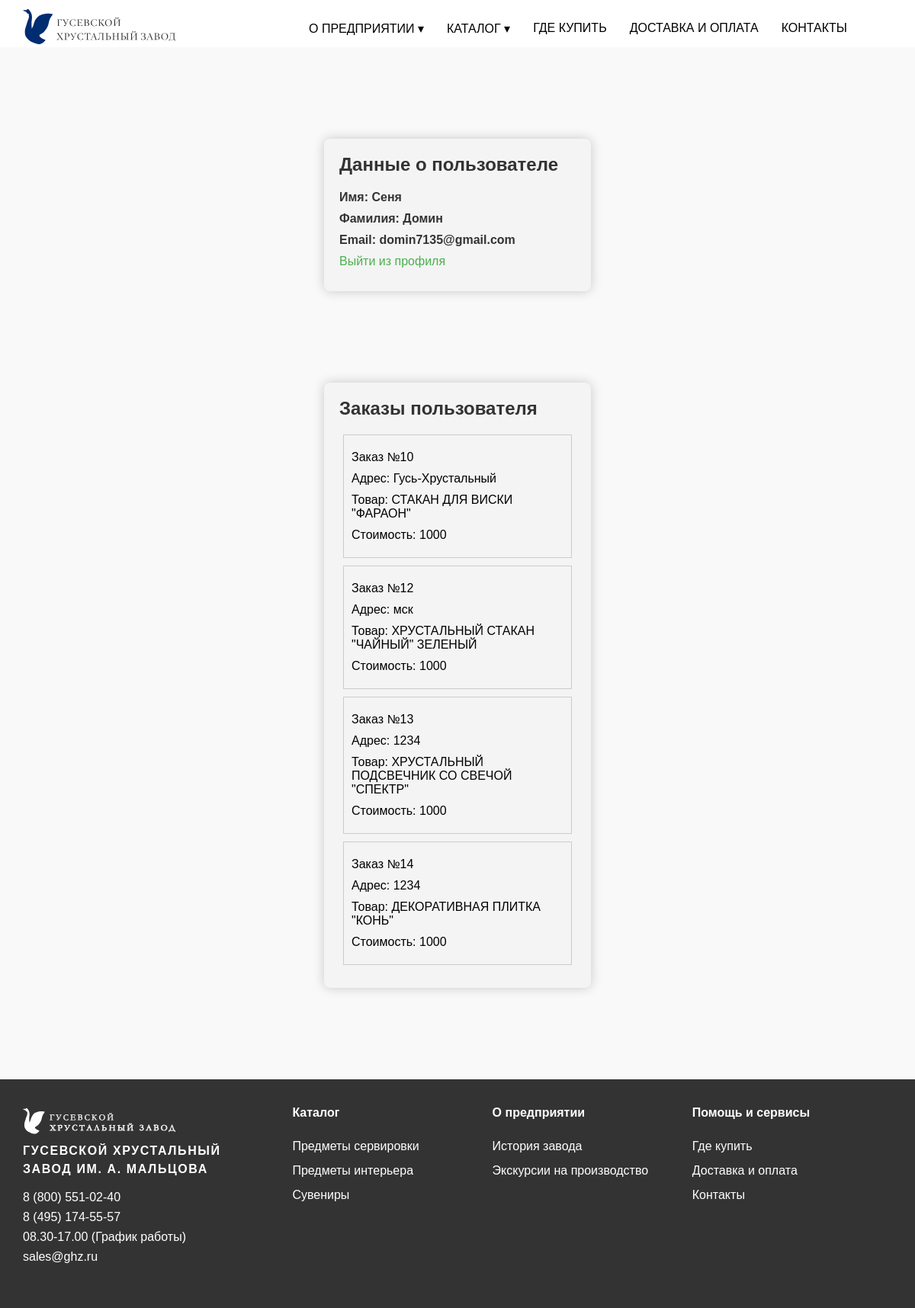
Page /profile (signed in) on the committed database.
### tables this page shows
CREATE TABLE "client" (
"id" INTEGER PRIMARY KEY NOT NULL UNIQUE,
"name" TEXT NOT NULL,
"surname" TEXT NOT NULL,
"email" TEXT NOT NULL UNIQUE,
"password" TEXT NOT NULL);

CREATE TABLE "orders" (
	"id_order"	INTEGER NOT NULL UNIQUE,
	"id_client"	INTEGER,
	"id_tovar"	INTEGER,
	"addres"	TEXT,
	"title"	TEXT,
	"price"	TEXT,
	PRIMARY KEY("id_order" AUTOINCREMENT)
);

### main.py (the view)
@app.route('/profile')
@login_required
def profile():
    id_user = current_user.get_id()
    name_user = current_user.get_name()
    surname_user = current_user.get_surname()
    email_user = current_user.get_email()
    if dbase.getOrders(id_user):
        res = dbase.getOrders(id_user)
        return render_template('profile.html', id_user=id_user, name_user=name_user, surname_user=surname_user, email_user=email_user, orders=res)
    return render_template('profile.html', id_user=id_user, name_user=name_user, surname_user=surname_user, email_user=email_user)

### FDataBase.py (called while the page is built)
    def getUser(self, user_id):
        try:
            self.__cur.execute(f"SELECT * FROM client WHERE id = {user_id} LIMIT 1")
            res = self.__cur.fetchone()
            if not res:
                print("Пользователь не найден")
                return False
            return res
        except sqlite3.Error as e:
            print("Ошибка получения данных их БД" + str(e))
        return False

    def getOrders(self, id_client):
        try:
            self.__cur.execute(f'SELECT id_order, addres, title, price FROM orders WHERE orders.id_client = {id_client} ')
            res = self.__cur.fetchall()
            return res
        except sqlite3.Error as e:
            print("Ошибка получения данных из БД" + str(e))
        return []

### UserLogin.py (called while the page is built)
    def fromDB(self, user_id, db):
        self.__user = db.getUser(user_id)
        return self

    def get_id(self):
        return str(self.__user['id'])

    def get_name(self):
        return str(self.__user['name'])

    def get_surname(self):
        return str(self.__user['surname'])

    def get_email(self):
        return str(self.__user['email'])

### main.py (called while the page is built)
def connect_db(): #подключение к бд
    conn = sqlite3.connect(app.config['DATABASE'])
    conn.row_factory = sqlite3.Row
    return conn

def get_db():# подклбчение к БД внутри запроса
    if not hasattr(g, 'link_db'):
        g.link_db = connect_db()
    return g.link_db

@app.before_request
def before_request():
    global dbase
    db = get_db()
    dbase = FDataBase(db)

@login_manager.user_loader
def load_user(user_id):
    print("load_user")
    return UserLogin().fromDB(user_id, dbase)

### templates/profile.html (shortened to what this page needs)
<!DOCTYPE HTML>
<html lang="ru">
<head>
	<link rel="stylesheet" href="../../static/styles/menu.css">
	<link rel="stylesheet" href="../../static/styles/footer.css">
</head>
<body  style="background-color: #F9F9F9;">
	<header>
		<a href="/" class="logo"><img width="200" height="46" src="../../static/image/logotype.svg" alt="Гусевской хрустальный завод"></a>
		<nav>
			<ul>
				<li><a href="/about_us">О ПРЕДПРИЯТИИ &blacktriangledown;</a>
				</li>
				<li><a href="/catalog">КАТАЛОГ &blacktriangledown;</a>
				</li>
				<li><a href="/shops">ГДЕ КУПИТЬ</a></li>
				<li><a href="/oplata">ДОСТАВКА И ОПЛАТА</a></li>
				<li><a href="/contacts">КОНТАКТЫ</a></li>
			</ul>
        </nav>
    </header>
    <form action="/profile" method="post" class="profile">
		<h2>Данные о пользователе</h2>
        <p><label>Имя: {{ name_user }}</label></p>
        <p><label>Фамилия: {{ surname_user }}</label></p>
        <p><label>Email: {{email_user}}</label></p>
        <p><a href="/logout"> Выйти из профиля </a></p>
    </form>
	<form class="profile">
		<h2>Заказы пользователя</h2>
		<ul class="order-list">
			{% for order in orders %}
			  <li class="order-item">
					<p>Заказ №{{ order[0] }}</p>
					<p>Адрес: {{ order[1] }}</p>
				   <p>Товар: {{ order[2] }}</p>
				  <p>Стоимость: {{ order[3] }}</p>
			 </li>
			{% endfor %}
		</ul>
	</form>
    <footer>
		<section class="footer">
			<nav>
				<div class="footer-left">
					<img width="200" height="46" src="../../static/image/logo-white.svg" alt="Гусевской хрустальный завод">
					<h4 style="letter-spacing: .1em;">ГУСЕВСКОЙ ХРУСТАЛЬНЫЙ ЗАВОД ИМ. А. МАЛЬЦОВА</h4>
					<p>8 (800) 551-02-40</p>
					<p>8 (495) 174-55-57</p>
					<p>08.30-17.00 (График работы)</p>
					<p>sales@ghz.ru</p>
				</div>
				<div class="footer-right">
					<a href="/catalog"><h4>Каталог</h4></a>
					<a href="/catalog/predmety_serv">Предметы сервировки</a>
					<a href="/catalog/predmety_int">Предметы интерьера</a>
					<a href="/catalog/syveniry">Сувениры</a>
				</div>
				<div class="footer-right">
					<a href="/about_us"><h4>О предприятии</h4></a>
					<a href="/about_us/history">История завода</a>
					<a href="/about_us/ekskursii_na_proizvodstvo">Экскурсии на производство</a>
				</div>
				<div class="footer-right">
					<h4>Помощь и сервисы</h4>
					<a href="/shops">Где купить</a>
					<a href="/oplata">Доставка и оплата</a>
					<a href="/contacts">Контакты</a>
				</div>
			</nav>
		</section>
	</footer>
</body>
</html>

### static/styles/menu.css (style rules this page uses)
* { margin: 0; padding: 0; box-sizing: border-box; font-family: sans-serif; list-style: none; text-decoration: none; }
nav ul { width: 100%; }
header .logo { width: 20%; margin-right: 70px; margin-left: 30px; }
header nav { padding-left: 50px; }
header { top: 0; left: 0; right: 0; background: #fff; display: flex; align-items: center; padding-top: 12px; }
header nav ul li { position: relative; float: left; }
header nav ul li a { padding: 15px; color: #000; font-size: 16px; display: block; }

### static/styles/footer.css (style rules this page uses)
.footer { background-color: #333333; background-position: center; background-size: cover; bottom: 0; left: 0; width: 100%; padding: 2rem 0; align-items: center; height: 300px; }
.footer h4 { color: #fff; line-height: 1.5; margin-bottom: 1rem; }
.footer p { color: #fff; font-size: 1rem; margin-bottom: 0.5rem; }
.footer-left { width: 24%; margin-right: 7%; }
.footer-right { width: 23%; }
.footer-right a { color: #fff; display: flex; flex-flow: column wrap; line-height: 2; }
footer section nav div { float: left; }
footer section nav { padding-left: 2.5%; padding-right: 2.5%; }

### templates/profile.html (style rules this page uses)
.profile { width: 350px; margin: auto; margin-top: 10%; margin-bottom: 10%; padding: 20px; border-radius: 8px; background-color: #f4f4f4; box-shadow: 0 0 15px rgba(0, 0, 0, 0.2); font-family: Arial, sans-serif; }
.profile p { margin: 10px 0; }
.profile h2 { margin-bottom: 20px; color: #333; }
.profile label { display: inline-block; width: 250px; font-weight: bold; color: #333; text-align: left; margin-right: 10px; }
.profile a { text-decoration: none; color: #4CAF50; }
.order-list { list-style: none; padding: 0; text-align: center; width: 100%; margin: 0 auto; }
.order-item { border: 1px solid #ccc; margin-bottom: 10px; padding: 10px; text-align: left; width: 300px; display: block; margin: 0 auto 10px; }

### rows in the picture
client: name "Сеня", surname "Домин", email "domin7135@gmail.com"
orders: id_order "10", addres "Гусь-Хрустальный", title "СТАКАН ДЛЯ ВИСКИ \"ФАРАОН\"", price "1000"
orders: id_order "12", addres "мск", title "ХРУСТАЛЬНЫЙ СТАКАН \"ЧАЙНЫЙ\" ЗЕЛЕНЫЙ", price "1000"
orders: id_order "13", addres "1234", title "ХРУСТАЛЬНЫЙ ПОДСВЕЧНИК СО СВЕЧОЙ \"СПЕКТР\"", price "1000"
orders: id_order "14", addres "1234", title "ДЕКОРАТИВНАЯ ПЛИТКА \"КОНЬ\"", price "1000"
